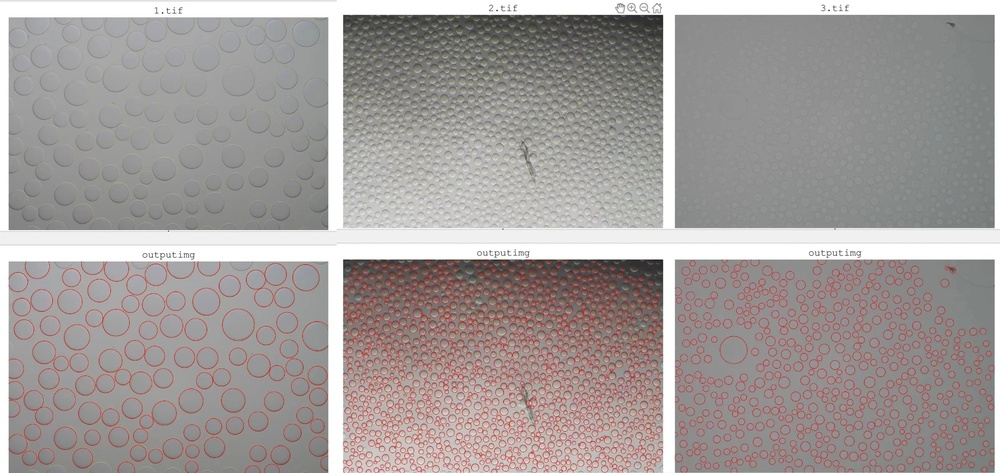
%> input picture sample.jpg, 1000 x 473 px, shrunk from 3208 x 1516 before the run
$ octave --eval "result = BatchCircleFinder(imread('../sample.jpg'));"   (GNU Octave 9; MATLAB toolbox functions it lacks are replaced by stand-ins)
%> lines starting %> are read from the running program, lines starting %| are printed output that depends on the picture
%A batch circle finder script used in Image Batch Processor.
function results = BatchCircleFinder(img)

%--------------------------------------------------------------------------
%GLOBAL PARAMETERS
%--------------------------------------------------------------------------
%IMG      - Input image.
%RESULTS - A scalar structure with the processing results.
%contralowerlim = 190; %  Please fill in values you've chosen in
%contraupperlim = 240; %  Preprocessing.m.
%ContrastWindow = [contralowerlim contraupperlim]/255;
DiamtrPixelLlim = 14; %  Please fill in values; reference raw data were
DiamtrPixelUlim = 240; %  measured in Preprocessing.m.
RadiusWindow = [DiamtrPixelLlim DiamtrPixelUlim]/2;
DeltaRadius = -1; %  Manual correction of the detected radius in pixels.
scalebarlength = 100; %  Please fill in physical length of scale bar, in
                      %  micrometers.
scalebarpixels = 113.67; %  Please fill in length of scale bar in pixels.
PixelperScalebar = scalebarpixels/scalebarlength;


%--------------------------------------------------------------------------
%IMAGE LOADING AND TYPE CONVERSION
%--------------------------------------------------------------------------
if(size(img,3)==3)
    grayimg = rgb2gray(img); %  Convert RGB to grayscale.
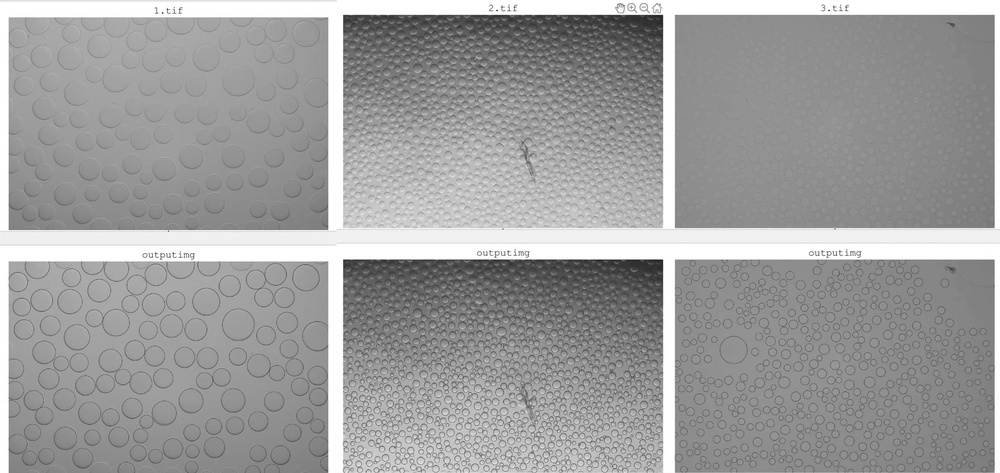
%> grayimg: size 473x1000 uint8; min 25, max 255, mean 157.8
else
    grayimg = img;
end

%--------------------------------------------------------------------------
%PRE-PROCESSING
%--------------------------------------------------------------------------
%contraimg = imadjust(grayimg, ContrastWindow, []); %  Contrast enhancement.
edgeimg = edge(grayimg, 'log'); %  Edge detection.
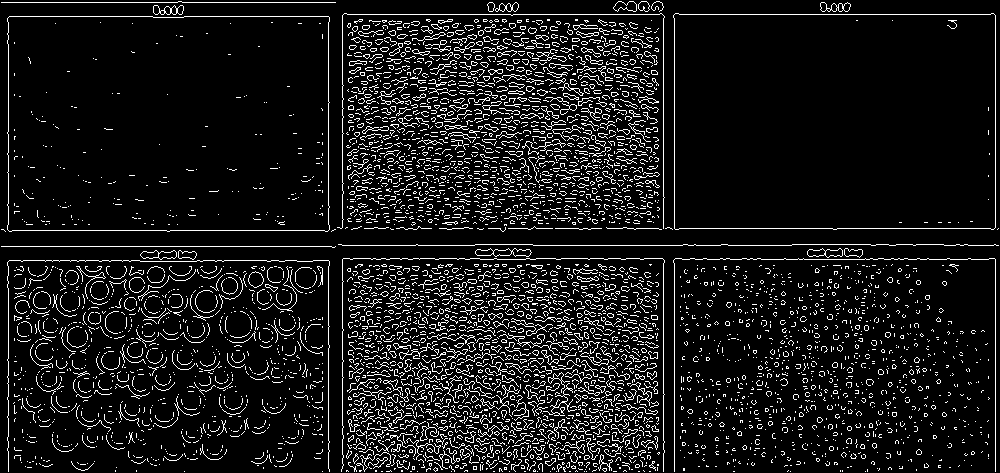
%> edgeimg: size 473x1000 logical; 9.5% white in thin lines or dots
%uint8img = im2uint8(edgeimg); %  Convert from logical to uint8
%blurimg = imgaussfilt(uint8img); %  Blurring
%blurimg = imfilter(uint8img, ones(3)/9);
%imshow(blurimg)
%--------------------------------------------------------------------------
%CIRCLE DETECTION
%--------------------------------------------------------------------------
[centers,rawradii] = imfindcircles(edgeimg, RadiusWindow, 'Sensitivity', 0.75);
%> centers = 26 rows, first 12: [230.4 285.5; 306.3 277.8; 24.89 330; 206.2 302; 45.44 352.5; 237.9 357.5; 197.8 331.1; 182.1 266.8; 155.2 274.5; 183.8 359.8; 209.4 267.6; 76.41 337.4]; rawradii = 26 values, max 22.01 at index 26, min 7.09 at index 24, mean 12.5
radii = rawradii + DeltaRadius;
%> radii = 26 values, max 21.01 at index 26, min 6.09 at index 24, mean 11.5
circledimg = insertShape(img,'Circle',[centers radii],'LineWidth',2,...
    'Color','red', 'Opacity',0.1);

%--------------------------------------------------------------------------
%DATA EXPORTATION
%--------------------------------------------------------------------------
results.outputimg = circledimg;
results.radius = radii/PixelperScalebar;
%> results.radius = 26 values, max 18.49 at index 26, min 5.35 at index 24, mean 10.11

%--------------------------------------------------------------------------
